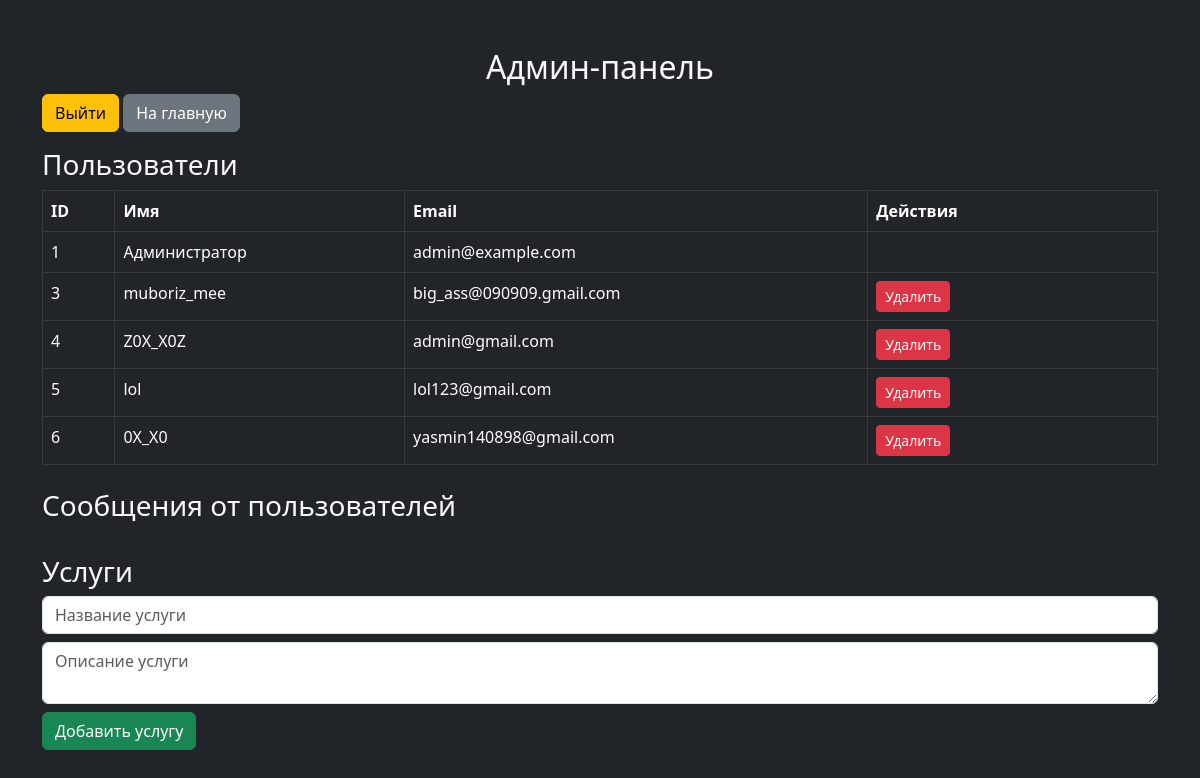
Screenshot of /admin/panel (signed in) with the database file from the repository.
### app.py (models this page shows)
class User(db.Model):
    id = db.Column(db.Integer, primary_key=True)
    username = db.Column(db.String(80), unique=True, nullable=False)
    email = db.Column(db.String(120), unique=True, nullable=False)
    password = db.Column(db.String(120), nullable=False)

### app.py (the view)
@app.route('/admin/panel')
def admin_panel():
    if session.get('email') != 'admin@example.com':
        flash('❌ Доступ запрещён. Только для администратора.', 'danger')
        return redirect(url_for('index'))
    users = User.query.all()
    messages = Message.query.all()
    services = Service.query.all()
    return render_template('admin_panel.html', users=users, messages=messages, services=services)

### templates/admin_panel.html (shortened to what this page needs)
<!DOCTYPE html>
<html lang="ru">
<head>
    <link rel="stylesheet" href="https://cdn.jsdelivr.net/npm/bootstrap@5.3.0/dist/css/bootstrap.min.css">
</head>
<body class="bg-dark text-light">
    <div class="container mt-5">
        <h2 class="text-center">Админ-панель</h2>
        <div class="mb-3">
            <a href="{{ url_for('logout') }}" class="btn btn-warning">Выйти</a>
            <a href="{{ url_for('index') }}" class="btn btn-secondary">На главную</a>
        </div>
        <h3>Пользователи</h3>
        <table class="table table-dark table-bordered">
            <thead>
                <tr>
                    <th>ID</th>
                    <th>Имя</th>
                    <th>Email</th>
                    <th>Действия</th>
                </tr>
            </thead>
            <tbody>
                {% for user in users %}
                <tr>
                    <td>{{ user.id }}</td>
                    <td>{{ user.username }}</td>
                    <td>{{ user.email }}</td>
                    <td>
                        {% if user.email != 'admin@example.com' %}
                            <a href="{{ url_for('delete_user', user_id=user.id) }}" class="btn btn-danger btn-sm">Удалить</a>
                        {% else %}
                            <span class="text-muted">Администратор</span>
                        {% endif %}
                    </td>
                </tr>
                {% endfor %}
            </tbody>
        </table>
        <h3 class="mt-4">Сообщения от пользователей</h3>
        <h3 class="mt-4">Услуги</h3>
        <form method="POST" action="{{ url_for('add_service') }}">
            <input type="text" name="title" class="form-control" placeholder="Название услуги" required>
            <textarea name="description" class="form-control mt-2" placeholder="Описание услуги" required></textarea>
            <button type="submit" class="btn btn-success mt-2">Добавить услугу</button>
        </form>
    </div>
</body>
</html>

### rows the page displays
User: id "1", username "Администратор", email "admin@example.com"
User: id "3", username "muboriz_mee", email "big_ass@090909.gmail.com"
User: id "4", username "Z0X_X0Z", email "admin@gmail.com"
User: id "5", username "lol", email "lol123@gmail.com"
User: id "6", username "0X_X0", email "yasmin140898@gmail.com"
